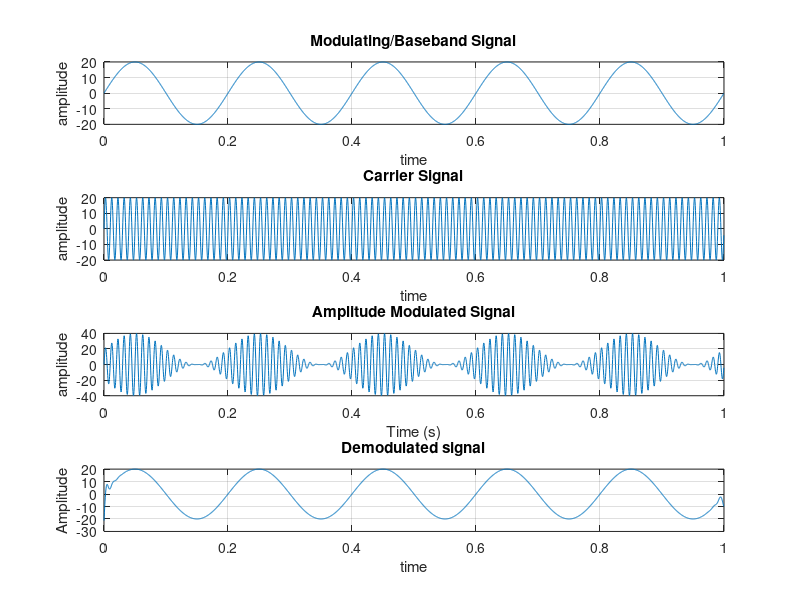
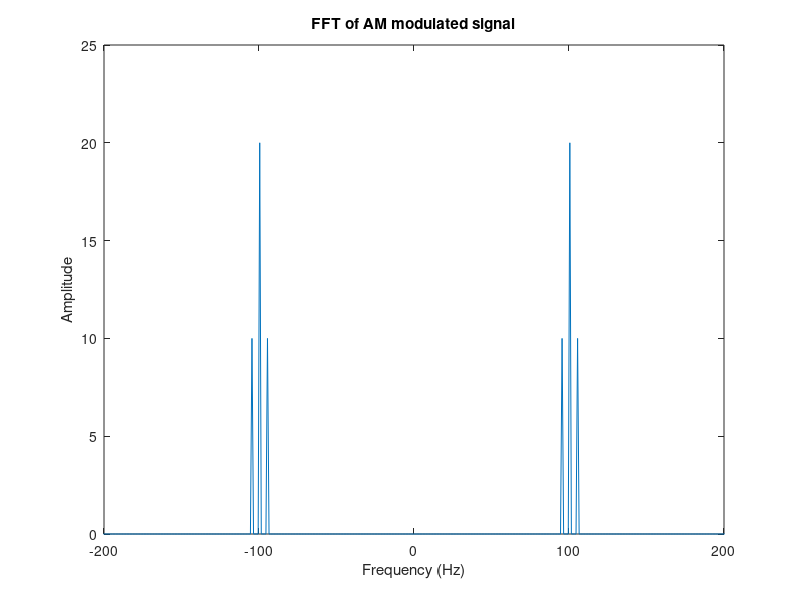

Write the MATLAB code that produced these figures, in order.
clc;
clear;

fs=3000;
t = 0:1/fs:1-1/fs;
fm=5; %frequency of your modulating signal/baseband signal (orginal information signal frequency) 
fc=100; % frequency of your carrier signal, we will use for AM modulation  

% Baseband Signal (Modulating Signal)
Am=20; % amplitude of your baseband signal 
m = Am.*sin(2*pi*fm*t); 

% Carrier Signal
Ac=20; % amplitude of your carrier singal
c= Ac.*sin(2*pi*fc*t);

% modulation index
mu=Am/Ac; % mu=10/20=0.5

% AM Modulated Signal
cam=(Ac.*(1+mu*sin(2*pi*fm*t))).*sin(2*pi*fc*t);

fftSignal = fft(cam); % This is frequency response of amplitude modulated signal (cam).
fftSignal = fftshift(fftSignal)/(fs/2);
f = fs/2*linspace(-1,1,fs);

% AM demodulatation part 
%am_demodulated = abs(hilbert(cam))-20;

%multiplying the am modulated signal with carrier signal
am_demodulated =cam.*c;
%Applying Low-Pass filter
[k,l] = butter(6,(100).*2/fs);
filtered_signal = filtfilt(k,l,(am_demodulated-200)./10) ;

% Plot the signals
figure;
subplot(4,1,1);
plot(t,m);
ylabel('amplitude');xlabel('time');
title('Modulating/Baseband Signal');
grid on

subplot(4,1,2);
plot(t,c);
ylabel('amplitude');xlabel('time');
title('Carrier Signal');
grid on

subplot(4,1,3);
plot(t,cam);
ylabel('amplitude');xlabel('time');
title('Amplitude Modulated Signal');
xlabel('Time (s)');
grid on

subplot(4,1,4);
%plot(t,am_demodulated);
plot(t,filtered_signal);
ylabel('Amplitude');xlabel('time');
title('Demodulated signal');
grid on

figure;
plot(f, abs(fftSignal));
axis([-200 200 0 25]);
title('FFT of AM modulated signal');
xlabel('Frequency (Hz)');
ylabel('Amplitude');
